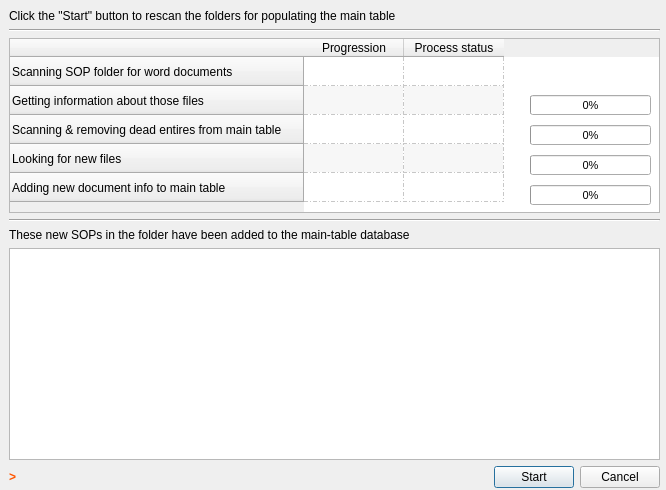
<?xml version="1.0" encoding="UTF-8"?>
<ui version="4.0">
 <class>Dialog</class>
 <widget class="QDialog" name="Dialog">
  <property name="windowModality">
   <enum>Qt::NonModal</enum>
  </property>
  <property name="geometry">
   <rect>
    <x>0</x>
    <y>0</y>
    <width>666</width>
    <height>490</height>
   </rect>
  </property>
  <property name="sizePolicy">
   <sizepolicy hsizetype="Fixed" vsizetype="Fixed">
    <horstretch>0</horstretch>
    <verstretch>0</verstretch>
   </sizepolicy>
  </property>
  <property name="minimumSize">
   <size>
    <width>666</width>
    <height>490</height>
   </size>
  </property>
  <property name="maximumSize">
   <size>
    <width>666</width>
    <height>490</height>
   </size>
  </property>
  <property name="windowTitle">
   <string>Rescan folders</string>
  </property>
  <property name="sizeGripEnabled">
   <bool>false</bool>
  </property>
  <property name="modal">
   <bool>false</bool>
  </property>
  <widget class="QProgressBar" name="progressBar">
   <property name="geometry">
    <rect>
     <x>530</x>
     <y>185</y>
     <width>121</width>
     <height>20</height>
    </rect>
   </property>
   <property name="sizePolicy">
    <sizepolicy hsizetype="Fixed" vsizetype="Fixed">
     <horstretch>0</horstretch>
     <verstretch>0</verstretch>
    </sizepolicy>
   </property>
   <property name="font">
    <font>
     <pointsize>8</pointsize>
     <weight>50</weight>
     <bold>false</bold>
    </font>
   </property>
   <property name="value">
    <number>0</number>
   </property>
   <property name="invertedAppearance">
    <bool>false</bool>
   </property>
   <property name="textDirection">
    <enum>QProgressBar::TopToBottom</enum>
   </property>
  </widget>
  <widget class="QProgressBar" name="progressBar_5">
   <property name="geometry">
    <rect>
     <x>530</x>
     <y>155</y>
     <width>121</width>
     <height>20</height>
    </rect>
   </property>
   <property name="sizePolicy">
    <sizepolicy hsizetype="Fixed" vsizetype="Fixed">
     <horstretch>0</horstretch>
     <verstretch>0</verstretch>
    </sizepolicy>
   </property>
   <property name="font">
    <font>
     <pointsize>8</pointsize>
     <weight>50</weight>
     <bold>false</bold>
    </font>
   </property>
   <property name="value">
    <number>0</number>
   </property>
   <property name="invertedAppearance">
    <bool>false</bool>
   </property>
   <property name="textDirection">
    <enum>QProgressBar::TopToBottom</enum>
   </property>
  </widget>
  <widget class="QProgressBar" name="progressBar_6">
   <property name="geometry">
    <rect>
     <x>530</x>
     <y>125</y>
     <width>121</width>
     <height>20</height>
    </rect>
   </property>
   <property name="sizePolicy">
    <sizepolicy hsizetype="Fixed" vsizetype="Fixed">
     <horstretch>0</horstretch>
     <verstretch>0</verstretch>
    </sizepolicy>
   </property>
   <property name="font">
    <font>
     <pointsize>8</pointsize>
     <weight>50</weight>
     <bold>false</bold>
    </font>
   </property>
   <property name="value">
    <number>0</number>
   </property>
   <property name="invertedAppearance">
    <bool>false</bool>
   </property>
   <property name="textDirection">
    <enum>QProgressBar::TopToBottom</enum>
   </property>
  </widget>
  <widget class="QProgressBar" name="progressBar_7">
   <property name="geometry">
    <rect>
     <x>530</x>
     <y>95</y>
     <width>121</width>
     <height>20</height>
    </rect>
   </property>
   <property name="sizePolicy">
    <sizepolicy hsizetype="Fixed" vsizetype="Fixed">
     <horstretch>0</horstretch>
     <verstretch>0</verstretch>
    </sizepolicy>
   </property>
   <property name="font">
    <font>
     <pointsize>8</pointsize>
     <weight>50</weight>
     <bold>false</bold>
    </font>
   </property>
   <property name="value">
    <number>0</number>
   </property>
   <property name="invertedAppearance">
    <bool>false</bool>
   </property>
   <property name="textDirection">
    <enum>QProgressBar::TopToBottom</enum>
   </property>
  </widget>
  <widget class="QWidget" name="layoutWidget">
   <property name="geometry">
    <rect>
     <x>9</x>
     <y>9</y>
     <width>651</width>
     <height>479</height>
    </rect>
   </property>
   <layout class="QVBoxLayout" name="verticalLayout">
    <item>
     <widget class="QLabel" name="label">
      <property name="text">
       <string>Click the &quot;Start&quot; button to rescan the folders for populating the main table</string>
      </property>
     </widget>
    </item>
    <item>
     <widget class="Line" name="line">
      <property name="orientation">
       <enum>Qt::Horizontal</enum>
      </property>
     </widget>
    </item>
    <item>
     <widget class="QTableWidget" name="tableWidget_2">
      <property name="sizePolicy">
       <sizepolicy hsizetype="Minimum" vsizetype="Minimum">
        <horstretch>0</horstretch>
        <verstretch>0</verstretch>
       </sizepolicy>
      </property>
      <property name="minimumSize">
       <size>
        <width>0</width>
        <height>0</height>
       </size>
      </property>
      <property name="maximumSize">
       <size>
        <width>16777215</width>
        <height>175</height>
       </size>
      </property>
      <property name="verticalScrollBarPolicy">
       <enum>Qt::ScrollBarAlwaysOff</enum>
      </property>
      <property name="horizontalScrollBarPolicy">
       <enum>Qt::ScrollBarAlwaysOff</enum>
      </property>
      <property name="editTriggers">
       <set>QAbstractItemView::NoEditTriggers</set>
      </property>
      <property name="showDropIndicator" stdset="0">
       <bool>false</bool>
      </property>
      <property name="alternatingRowColors">
       <bool>true</bool>
      </property>
      <property name="selectionMode">
       <enum>QAbstractItemView::NoSelection</enum>
      </property>
      <property name="gridStyle">
       <enum>Qt::DashDotLine</enum>
      </property>
      <property name="cornerButtonEnabled">
       <bool>false</bool>
      </property>
      <attribute name="horizontalHeaderCascadingSectionResizes">
       <bool>false</bool>
      </attribute>
      <attribute name="horizontalHeaderMinimumSectionSize">
       <number>30</number>
      </attribute>
      <attribute name="horizontalHeaderDefaultSectionSize">
       <number>100</number>
      </attribute>
      <attribute name="verticalHeaderCascadingSectionResizes">
       <bool>false</bool>
      </attribute>
      <attribute name="verticalHeaderMinimumSectionSize">
       <number>20</number>
      </attribute>
      <attribute name="verticalHeaderDefaultSectionSize">
       <number>29</number>
      </attribute>
      <row>
       <property name="text">
        <string>Scanning SOP folder for word documents</string>
       </property>
      </row>
      <row>
       <property name="text">
        <string>Getting information about those files</string>
       </property>
      </row>
      <row>
       <property name="text">
        <string>Scanning &amp; removing dead entires from main table</string>
       </property>
      </row>
      <row>
       <property name="text">
        <string>Looking for new files</string>
       </property>
      </row>
      <row>
       <property name="text">
        <string>Adding new document info to main table</string>
       </property>
      </row>
      <column>
       <property name="text">
        <string>Progression</string>
       </property>
      </column>
      <column>
       <property name="text">
        <string>Process status</string>
       </property>
      </column>
      <item row="0" column="0">
       <property name="text">
        <string/>
       </property>
       <property name="flags">
        <set>ItemIsSelectable|ItemIsUserCheckable|ItemIsEnabled</set>
       </property>
      </item>
      <item row="0" column="1">
       <property name="flags">
        <set>ItemIsSelectable|ItemIsUserCheckable|ItemIsEnabled</set>
       </property>
      </item>
     </widget>
    </item>
    <item>
     <widget class="Line" name="line_2">
      <property name="sizePolicy">
       <sizepolicy hsizetype="MinimumExpanding" vsizetype="Fixed">
        <horstretch>0</horstretch>
        <verstretch>0</verstretch>
       </sizepolicy>
      </property>
      <property name="orientation">
       <enum>Qt::Horizontal</enum>
      </property>
     </widget>
    </item>
    <item>
     <widget class="QLabel" name="label_3">
      <property name="text">
       <string>These new SOPs in the folder have been added to the main-table database</string>
      </property>
     </widget>
    </item>
    <item>
     <widget class="QPlainTextEdit" name="plainTextEdit">
      <property name="sizePolicy">
       <sizepolicy hsizetype="Minimum" vsizetype="MinimumExpanding">
        <horstretch>0</horstretch>
        <verstretch>0</verstretch>
       </sizepolicy>
      </property>
      <property name="horizontalScrollBarPolicy">
       <enum>Qt::ScrollBarAsNeeded</enum>
      </property>
      <property name="lineWrapMode">
       <enum>QPlainTextEdit::NoWrap</enum>
      </property>
      <property name="readOnly">
       <bool>true</bool>
      </property>
     </widget>
    </item>
    <item>
     <layout class="QHBoxLayout" name="horizontalLayout">
      <item>
       <widget class="QLabel" name="label_2">
        <property name="font">
         <font>
          <weight>75</weight>
          <bold>true</bold>
         </font>
        </property>
        <property name="autoFillBackground">
         <bool>false</bool>
        </property>
        <property name="styleSheet">
         <string notr="true">color: rgb(255, 85, 0);</string>
        </property>
        <property name="text">
         <string>&gt;</string>
        </property>
       </widget>
      </item>
      <item>
       <spacer name="horizontalSpacer">
        <property name="orientation">
         <enum>Qt::Horizontal</enum>
        </property>
        <property name="sizeHint" stdset="0">
         <size>
          <width>607</width>
          <height>20</height>
         </size>
        </property>
       </spacer>
      </item>
      <item>
       <widget class="QPushButton" name="pushButton">
        <property name="sizePolicy">
         <sizepolicy hsizetype="Fixed" vsizetype="Fixed">
          <horstretch>0</horstretch>
          <verstretch>0</verstretch>
         </sizepolicy>
        </property>
        <property name="text">
         <string>Start</string>
        </property>
       </widget>
      </item>
      <item>
       <widget class="QPushButton" name="pushButton_2">
        <property name="sizePolicy">
         <sizepolicy hsizetype="Fixed" vsizetype="Fixed">
          <horstretch>0</horstretch>
          <verstretch>0</verstretch>
         </sizepolicy>
        </property>
        <property name="text">
         <string>Cancel</string>
        </property>
       </widget>
      </item>
     </layout>
    </item>
   </layout>
  </widget>
  <zorder>layoutWidget</zorder>
  <zorder>progressBar</zorder>
  <zorder>progressBar_5</zorder>
  <zorder>progressBar_6</zorder>
  <zorder>progressBar_7</zorder>
 </widget>
 <resources/>
 <connections/>
</ui>
